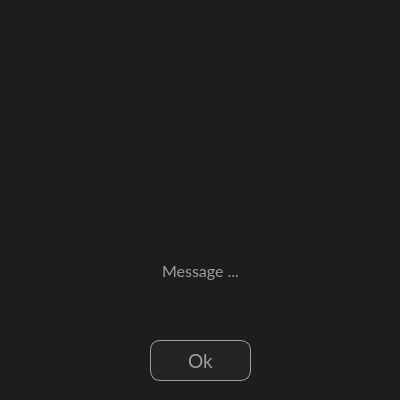
<?xml version="1.0" encoding="UTF-8"?>
<ui version="4.0">
 <class>MessageDialog</class>
 <widget class="QDialog" name="MessageDialog">
  <property name="geometry">
   <rect>
    <x>0</x>
    <y>0</y>
    <width>400</width>
    <height>400</height>
   </rect>
  </property>
  <property name="minimumSize">
   <size>
    <width>400</width>
    <height>400</height>
   </size>
  </property>
  <property name="maximumSize">
   <size>
    <width>400</width>
    <height>400</height>
   </size>
  </property>
  <property name="windowTitle">
   <string>Dialog</string>
  </property>
  <property name="styleSheet">
   <string notr="true">background-color: #1d1d1d;</string>
  </property>
  <widget class="QLabel" name="label_message">
   <property name="geometry">
    <rect>
     <x>20</x>
     <y>230</y>
     <width>361</width>
     <height>81</height>
    </rect>
   </property>
   <property name="font">
    <font>
     <family>Lato</family>
     <pointsize>12</pointsize>
    </font>
   </property>
   <property name="styleSheet">
    <string notr="true">color: #9e9e9e;</string>
   </property>
   <property name="text">
    <string>Message ...</string>
   </property>
   <property name="alignment">
    <set>Qt::AlignmentFlag::AlignCenter</set>
   </property>
   <property name="wordWrap">
    <bool>true</bool>
   </property>
  </widget>
  <widget class="QPushButton" name="button_ok">
   <property name="geometry">
    <rect>
     <x>150</x>
     <y>340</y>
     <width>101</width>
     <height>41</height>
    </rect>
   </property>
   <property name="font">
    <font>
     <family>Lato</family>
     <pointsize>14</pointsize>
    </font>
   </property>
   <property name="cursor">
    <cursorShape>PointingHandCursor</cursorShape>
   </property>
   <property name="styleSheet">
    <string notr="true">QPushButton {
    border: 1px solid #9e9e9e;
    background-color: #232323; 
    color: #9e9e9e;
    border-radius: 10px;
}

QPushButton:hover {
	background-color: #131313;
}
</string>
   </property>
   <property name="text">
    <string>Ok</string>
   </property>
  </widget>
  <widget class="QLabel" name="label_icon">
   <property name="enabled">
    <bool>true</bool>
   </property>
   <property name="geometry">
    <rect>
     <x>100</x>
     <y>20</y>
     <width>201</width>
     <height>191</height>
    </rect>
   </property>
   <property name="text">
    <string/>
   </property>
   <property name="pixmap">
    <pixmap>ui/_pics/icons/error_magenta.png</pixmap>
   </property>
   <property name="scaledContents">
    <bool>true</bool>
   </property>
   <property name="alignment">
    <set>Qt::AlignmentFlag::AlignCenter</set>
   </property>
  </widget>
 </widget>
 <resources/>
 <connections/>
</ui>
